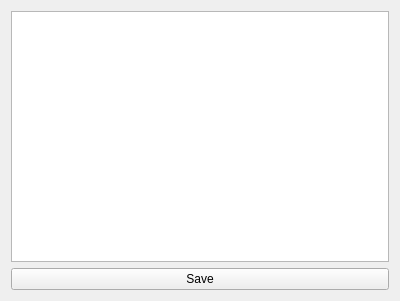
<?xml version="1.0" encoding="UTF-8"?>
<ui version="4.0">
 <class>Form</class>
 <widget class="QWidget" name="Form">
  <property name="geometry">
   <rect>
    <x>0</x>
    <y>0</y>
    <width>400</width>
    <height>301</height>
   </rect>
  </property>
  <property name="windowTitle">
   <string>Form</string>
  </property>
  <layout class="QVBoxLayout" name="verticalLayout">
   <item>
    <widget class="QTextEdit" name="tagList"/>
   </item>
   <item>
    <widget class="QPushButton" name="saveButton">
     <property name="text">
      <string>Save</string>
     </property>
    </widget>
   </item>
  </layout>
 </widget>
 <resources/>
 <connections/>
</ui>
